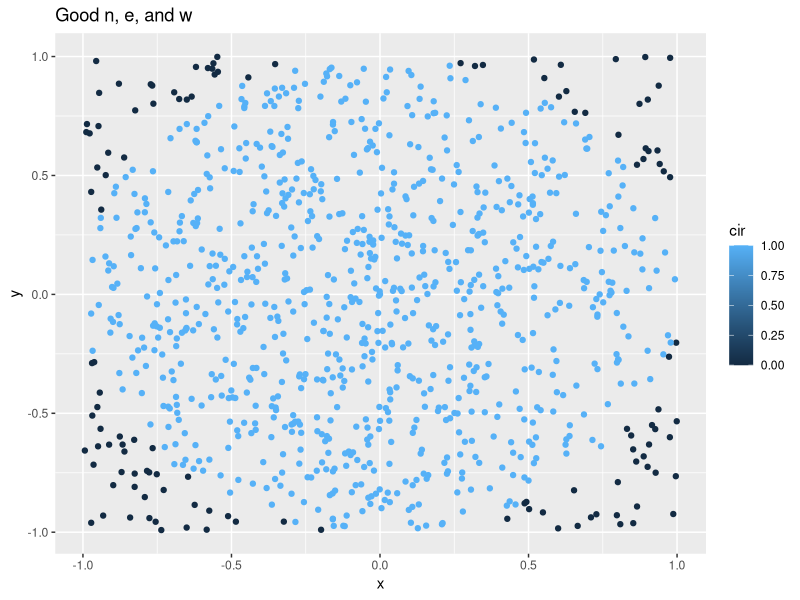
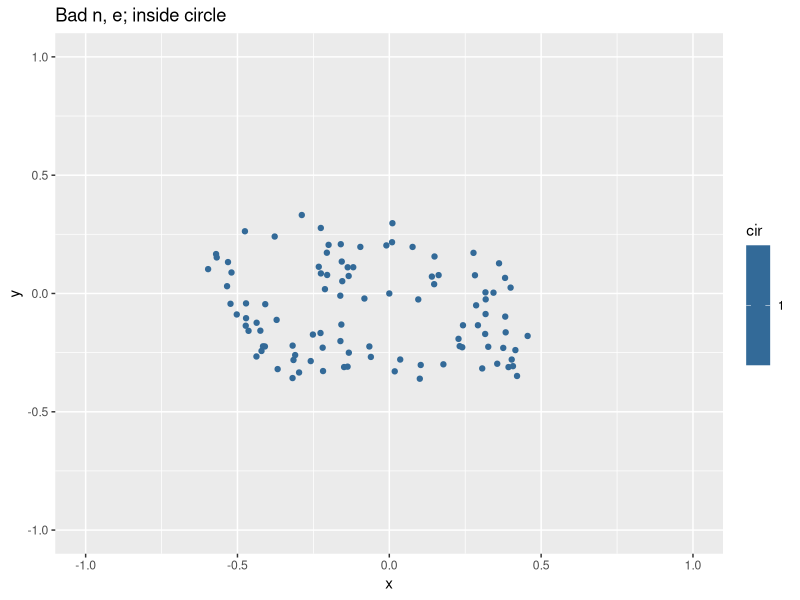
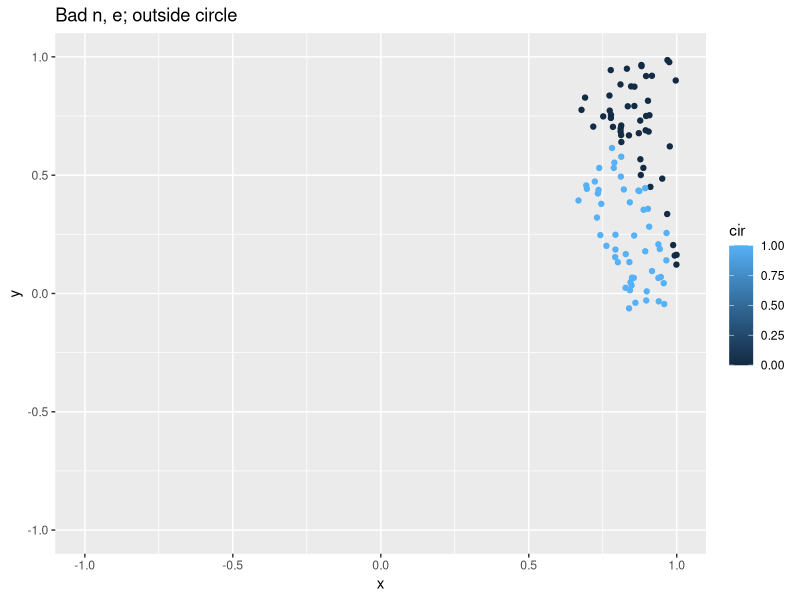
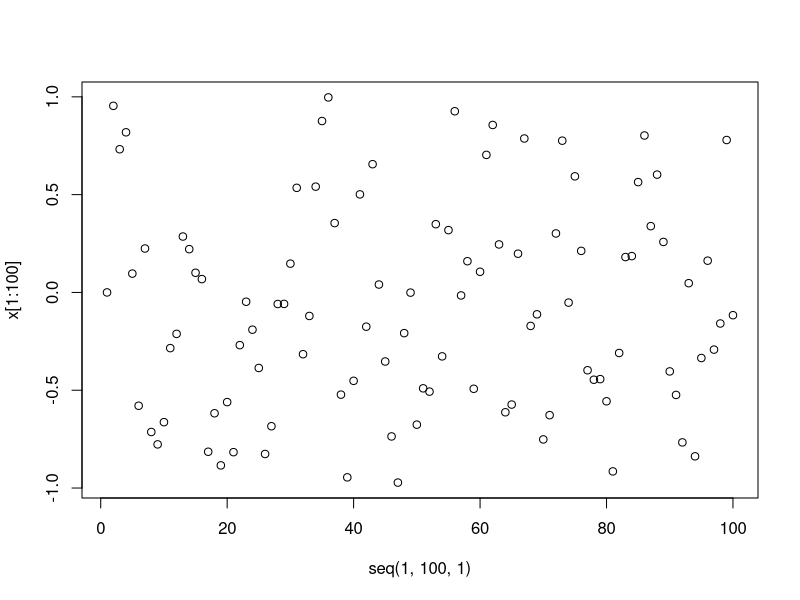
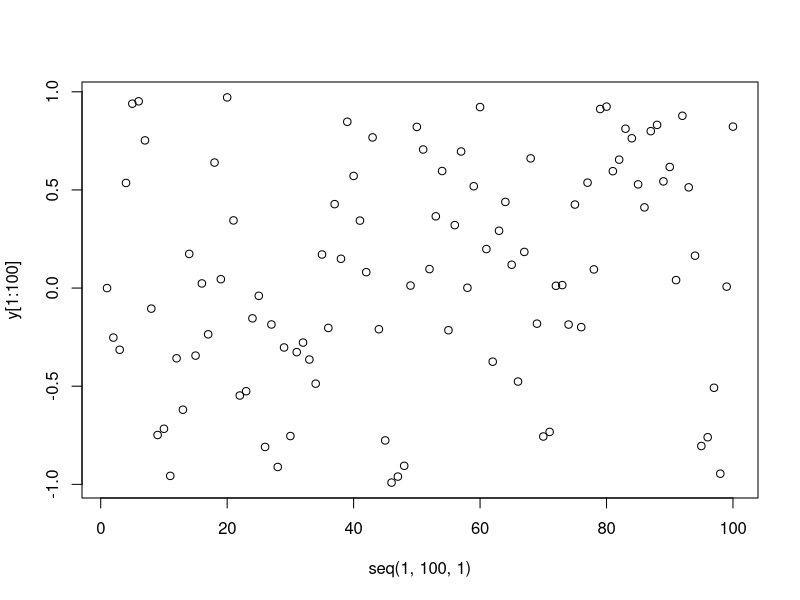
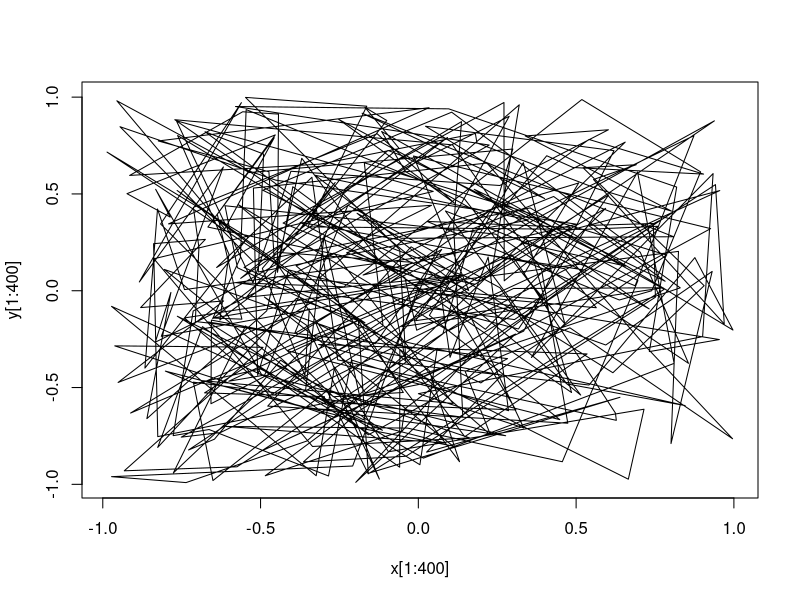
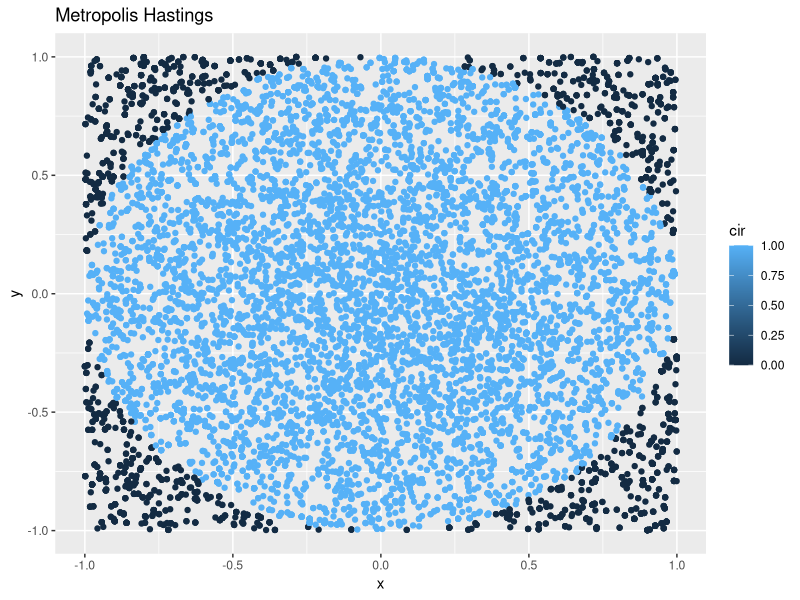
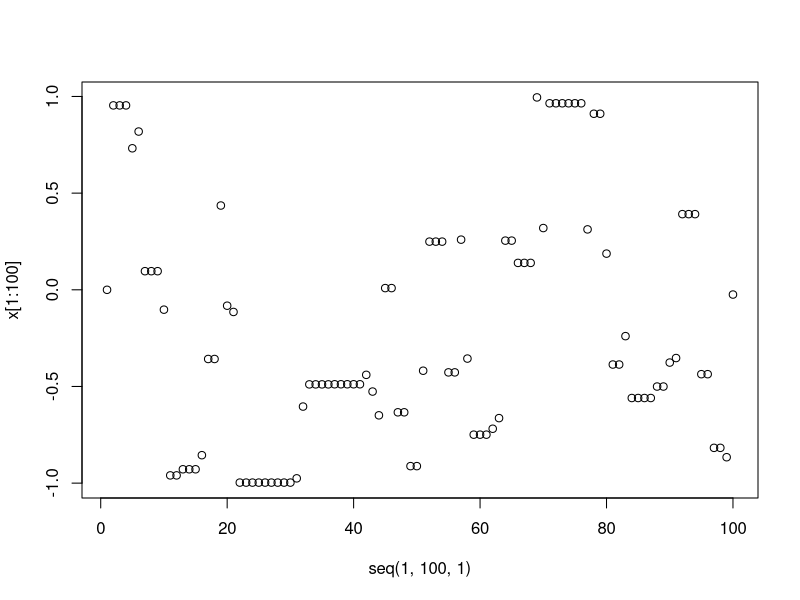

Reproduce these figures in R, in order.
## ---- chunk 1
knitr::opts_chunk$set(echo = TRUE)
library(ggplot2)
## ---- chunk 2
x<-c(0)
y<-c(0)
w<-x
z<-y
e<-1
n<-c(1000)

set.seed(47)

#Basic
for (i in 2:n){
 while (w==x[i-1]){
   w<-c()
   w<-runif(1,x[i-1]-e,x[i-1]+e)
   w<-ifelse(w>1 | w<(-1),x[i-1],w)
 }
x[i]<-w
while (z==y[i-1]){
  z<-c()
  z<-runif(1,y[i-1]-e,y[i-1]+e)
  z<-ifelse(z>1 | z<(-1),y[i-1],z)
}
y[i]<-z
}

points<-as.data.frame(cbind(x,y))
cir<-c()
for (i in 1:length(x)){
cir[i]<-ifelse(1>sqrt((x[i]^2+y[i]^2)),1,0)
}
points<-as.data.frame(cbind(points,cir))

ggplot(points,aes(x=x,y=y,col=cir))+geom_jitter()+ggtitle("Good n, e, and w")

## ---- chunk 3
x<-c(0)
y<-c(0)
w<-x
z<-y
e<-.1
n<-c(100)

set.seed(47)

#Basic
for (i in 2:n){
 while (w==x[i-1]){
   w<-c()
   w<-runif(1,x[i-1]-e,x[i-1]+e)
   w<-ifelse(w>1 | w<(-1),x[i-1],w)
 }
x[i]<-w
while (z==y[i-1]){
  z<-c()
  z<-runif(1,y[i-1]-e,y[i-1]+e)
  z<-ifelse(z>1 | z<(-1),y[i-1],z)
}
y[i]<-z
}

points<-as.data.frame(cbind(x,y))
cir<-c()
for (i in 1:length(x)){
cir[i]<-ifelse(1>sqrt((x[i]^2+y[i]^2)),1,0)
}
points<-as.data.frame(cbind(points,cir))

ggplot(points,aes(x=x,y=y,col=cir))+geom_jitter()+ggtitle("Bad n, e; inside circle")+xlim(-1,1)+ylim(-1,1)

## ---- chunk 4
x<-c(1)
y<-c(1)
w<-x
z<-y
e<-.1
n<-c(100)

set.seed(47)

#Basic
for (i in 2:n){
 while (w==x[i-1]){
   w<-c()
   w<-runif(1,x[i-1]-e,x[i-1]+e)
   w<-ifelse(w>1 | w<(-1),x[i-1],w)
 }
x[i]<-w
while (z==y[i-1]){
  z<-c()
  z<-runif(1,y[i-1]-e,y[i-1]+e)
  z<-ifelse(z>1 | z<(-1),y[i-1],z)
}
y[i]<-z
}

points<-as.data.frame(cbind(x,y))
cir<-c()
for (i in 1:length(x)){
cir[i]<-ifelse(1>sqrt((x[i]^2+y[i]^2)),1,0)
}
points<-as.data.frame(cbind(points,cir))

ggplot(points,aes(x=x,y=y,col=cir))+geom_jitter()+ggtitle("Bad n, e; outside circle")+xlim(-1,1)+ylim(-1,1)

## ---- chunk 5
x<-c(0)
y<-c(0)
w<-x
z<-y
e<-1
n<-c(1000)

set.seed(47)

#Basic
for (i in 2:n){
 while (w==x[i-1]){
   w<-c()
   w<-runif(1,x[i-1]-e,x[i-1]+e)
   w<-ifelse(w>1 | w<(-1),x[i-1],w)
 }
x[i]<-w
while (z==y[i-1]){
  z<-c()
  z<-runif(1,y[i-1]-e,y[i-1]+e)
  z<-ifelse(z>1 | z<(-1),y[i-1],z)
}
y[i]<-z
}

plot(x=seq(1,100,1),y=x[1:100])
plot(x=seq(1,100,1),y=y[1:100])

plot(x=x[1:400],y=y[1:400],type="l")
## ---- chunk 6
x<-c(0)
y<-c(0)
w<-x
z<-y
e<-1
n<-c(10000)

set.seed(47)

for (i in 2:n){
  w<-c()
  w<-runif(1,x[i-1]-e,x[i-1]+e)
  r<-dunif(w,-1,1)*dunif(x[i-1],w-e,w+e)/(dunif(x[i-1],-1,1)*dunif(w,x[i-1]-e,x[i-1]+e))
  x[i]<-ifelse(min(1,r),w,x[i-1])
  
  z<-c()
  z<-runif(1,y[i-1]-e,y[i-1]+e) 
  rt<-dunif(z,-1,1)*dunif(y[i-1],z-e,z+e)/(dunif(y[i-1],-1,1)*dunif(z,y[i-1]-e,y[i-1]+e))
  y[i]<-ifelse(min(1,rt),z,y[i-1])
  
  x[i]<-ifelse(x[i]==x[i-1] | y[i]==y[i-1],x[i-1],x[i])
  y[i]<-ifelse(x[i]==x[i-1] | y[i]==y[i-1],y[i-1],y[i])
}

points<-as.data.frame(cbind(x,y))
cir<-c()
for (i in 1:length(x)){
cir[i]<-ifelse(1>sqrt((x[i]^2+y[i]^2)),1,0)
}
points<-as.data.frame(cbind(points,cir))

ggplot(points,aes(x=x,y=y,col=cir))+geom_jitter()+ggtitle("Metropolis Hastings")

## ---- chunk 7
x<-c(0)
y<-c(0)
w<-x
z<-y
e<-1
n<-c(10000)

set.seed(47)

for (i in 2:n){
  w<-c()
  w<-runif(1,x[i-1]-e,x[i-1]+e)
  r<-dunif(w,-1,1)*dunif(x[i-1],w-e,w+e)/(dunif(x[i-1],-1,1)*dunif(w,x[i-1]-e,x[i-1]+e))
  x[i]<-ifelse(min(1,r),w,x[i-1])
  
  z<-c()
  z<-runif(1,y[i-1]-e,y[i-1]+e) 
  rt<-dunif(z,-1,1)*dunif(y[i-1],z-e,z+e)/(dunif(y[i-1],-1,1)*dunif(z,y[i-1]-e,y[i-1]+e))
  y[i]<-ifelse(min(1,rt),z,y[i-1])
  
  x[i]<-ifelse(x[i]==x[i-1] | y[i]==y[i-1],x[i-1],x[i])
  y[i]<-ifelse(x[i]==x[i-1] | y[i]==y[i-1],y[i-1],y[i])
}

plot(x=seq(1,100,1),y=x[1:100])
plot(x=seq(1,100,1),y=y[1:100])


## ---- chunk 8
x<-c(0)
y<-c(0)
w<-x
z<-y
e<-1
n<-c(10000)

set.seed(47)

for (i in 2:n){
  w<-c()
  w<-runif(1,x[i-1]-e,x[i-1]+e)
  r<-dunif(w,-1,1)*dunif(x[i-1],w-e,w+e)/(dunif(x[i-1],-1,1)*dunif(w,x[i-1]-e,x[i-1]+e))
  x[i]<-ifelse(min(1,r),w,x[i-1])
  
  z<-c()
  z<-runif(1,y[i-1]-e,y[i-1]+e) 
  rt<-dunif(z,-1,1)*dunif(y[i-1],z-e,z+e)/(dunif(y[i-1],-1,1)*dunif(z,y[i-1]-e,y[i-1]+e))
  y[i]<-ifelse(min(1,rt),z,y[i-1])
  
  x[i]<-ifelse(x[i]==x[i-1] | y[i]==y[i-1],x[i-1],x[i])
  y[i]<-ifelse(x[i]==x[i-1] | y[i]==y[i-1],y[i-1],y[i])
}

points<-as.data.frame(cbind(x,y))
cir<-c()
for (i in 1:length(x)){
cir[i]<-ifelse(1>sqrt((x[i]^2+y[i]^2)),1,0)
}
points<-as.data.frame(cbind(points,cir))

pi.hat<-c()
for(i in 1:length(x)){
pi.hat[i]<-4*sum(points$cir[1:i])/(i)
}
4*(sum(points$cir))/(length(points$cir))
plot(x=seq(1,length(pi.hat),1),pi.hat)

## ---- chunk 9
#good prior

alpha <-4
beta <-1

x <- c()

#start with random x0
x[1] <- rbeta(1, alpha, beta)

for (i in 1:1000) {
  #randomly choose y
  y <- rbeta(1, alpha, beta)
  
  #compute MH ratio
  a <- dbeta(y, alpha + x[i], beta + 1 - x[i])
  b <- dbeta(x[i], alpha + x[i], beta + 1 - x[i])
  c <- dbeta(x[i], alpha, beta)
  d <- dbeta(y, alpha, beta)
  MH <- (a*c)/(b*d)
  
  #now figure out if you move or not
  u <- runif(1,0,1)
  
  if (MH > u) {
    x[i + 1] <- y
  }
  
  if (MH < u) {
    x[i + 1] <- x[i]
  }
  
}

mean(x)

#check how accurate this is
beta_mean <- alpha/(alpha + beta)
beta_mean
## ---- chunk 10
alpha <-.09
beta <-.4

x <- c()

#start with random x0
x[1] <- rbeta(1, alpha, beta)

for (i in 1:1000) {
  #randomly choose y
  y <- rbeta(1, alpha, beta)
  
  #compute MH ratio
  a <- dbeta(y, alpha + x[i], beta + 1 - x[i])
  b <- dbeta(x[i], alpha + x[i], beta + 1 - x[i])
  c <- dbeta(x[i], alpha, beta)
  d <- dbeta(y, alpha, beta)
  MH <- (a*c)/(b*d)
  
  #now figure out if you move or not
  u <- runif(1,0,1)
  
  if (MH > u) {
    x[i + 1] <- y
  }
  
  if (MH < u) {
    x[i + 1] <- x[i]
  }
  
}

mean(x)

#check how accurate this is
beta_mean <- alpha/(alpha + beta)
beta_mean
